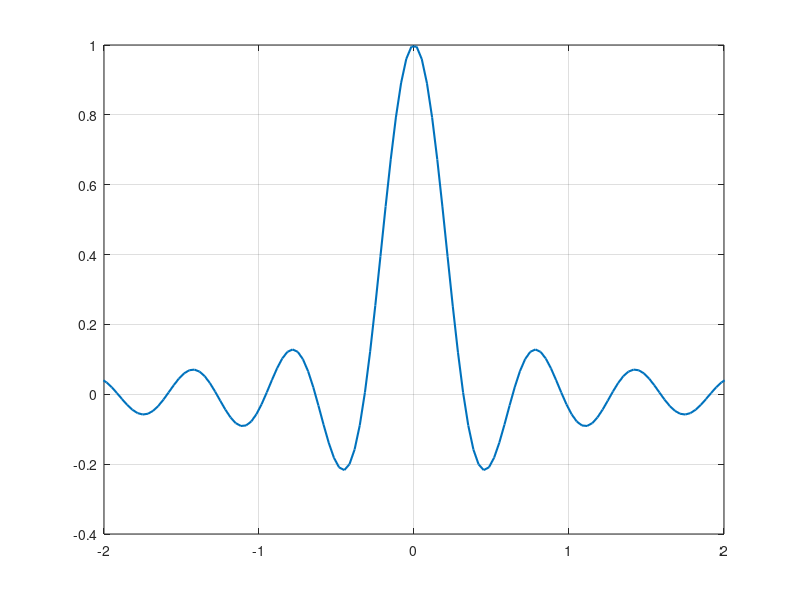
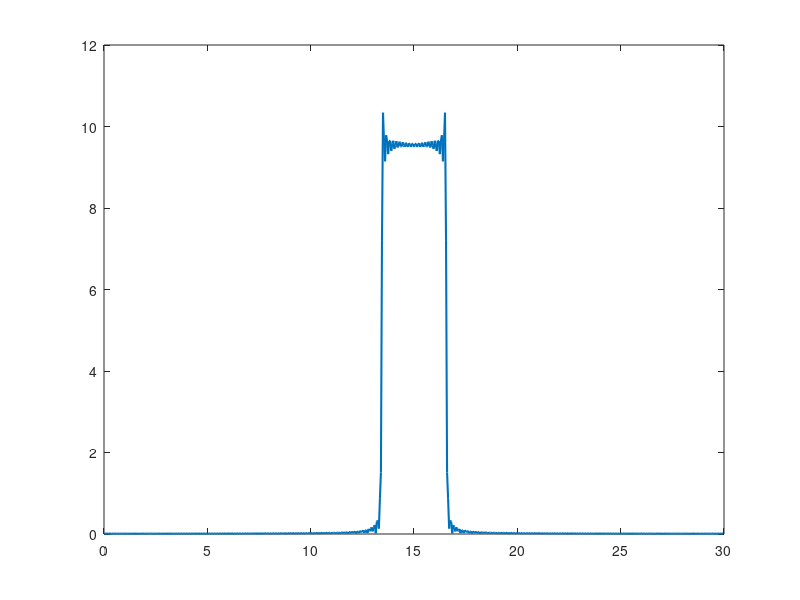

These figures' MATLAB source, in order:
Fs=30;
Ts=1/Fs;
t=-2*pi:Ts:2*pi-Ts;
y=sinc(pi*t);
figure(1);
plot(t,y,'linewidth',1.5); grid on;
xlim([-2 2]);

N=600;
fy=(fft(y,N));
figure(2);
fr=(0:N-1)*Fs/N;
plot(fr,fftshift(abs(fy)),'linewidth',1.5);